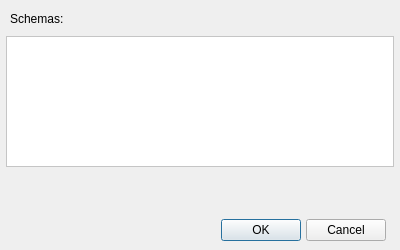
<?xml version="1.0" encoding="UTF-8"?>
<ui version="4.0">
 <author>Grant Pearson</author>
 <class>Dialog</class>
 <widget class="QDialog" name="Dialog">
  <property name="windowModality">
   <enum>Qt::WindowModality::ApplicationModal</enum>
  </property>
  <property name="geometry">
   <rect>
    <x>0</x>
    <y>0</y>
    <width>400</width>
    <height>250</height>
   </rect>
  </property>
  <property name="sizePolicy">
   <sizepolicy hsizetype="Fixed" vsizetype="Fixed">
    <horstretch>0</horstretch>
    <verstretch>0</verstretch>
   </sizepolicy>
  </property>
  <property name="minimumSize">
   <size>
    <width>400</width>
    <height>250</height>
   </size>
  </property>
  <property name="maximumSize">
   <size>
    <width>400</width>
    <height>250</height>
   </size>
  </property>
  <property name="windowTitle">
   <string>GIS Schema Selection</string>
  </property>
  <widget class="QListWidget" name="schemaList">
   <property name="geometry">
    <rect>
     <x>6</x>
     <y>36</y>
     <width>388</width>
     <height>131</height>
    </rect>
   </property>
   <property name="styleSheet">
    <string notr="true">background-color: rgb(255, 255, 255);
color: rgb(0, 0, 0);</string>
   </property>
   <property name="editTriggers">
    <set>QAbstractItemView::EditTrigger::NoEditTriggers</set>
   </property>
   <property name="showDropIndicator" stdset="0">
    <bool>false</bool>
   </property>
   <property name="defaultDropAction">
    <enum>Qt::DropAction::IgnoreAction</enum>
   </property>
   <property name="selectionBehavior">
    <enum>QAbstractItemView::SelectionBehavior::SelectRows</enum>
   </property>
  </widget>
  <widget class="QWidget" name="gridLayoutWidget">
   <property name="geometry">
    <rect>
     <x>10</x>
     <y>170</y>
     <width>381</width>
     <height>71</height>
    </rect>
   </property>
   <layout class="QGridLayout" name="gridLayout">
    <property name="leftMargin">
     <number>5</number>
    </property>
    <property name="rightMargin">
     <number>5</number>
    </property>
    <property name="horizontalSpacing">
     <number>5</number>
    </property>
    <property name="verticalSpacing">
     <number>0</number>
    </property>
    <item row="2" column="0">
     <spacer name="horizontalSpacer">
      <property name="orientation">
       <enum>Qt::Orientation::Horizontal</enum>
      </property>
      <property name="sizeHint" stdset="0">
       <size>
        <width>40</width>
        <height>20</height>
       </size>
      </property>
     </spacer>
    </item>
    <item row="2" column="1">
     <widget class="QPushButton" name="okButton">
      <property name="sizePolicy">
       <sizepolicy hsizetype="Preferred" vsizetype="Preferred">
        <horstretch>0</horstretch>
        <verstretch>0</verstretch>
       </sizepolicy>
      </property>
      <property name="minimumSize">
       <size>
        <width>0</width>
        <height>0</height>
       </size>
      </property>
      <property name="maximumSize">
       <size>
        <width>16777215</width>
        <height>16777215</height>
       </size>
      </property>
      <property name="baseSize">
       <size>
        <width>0</width>
        <height>34</height>
       </size>
      </property>
      <property name="text">
       <string>OK</string>
      </property>
      <property name="autoDefault">
       <bool>false</bool>
      </property>
      <property name="default">
       <bool>true</bool>
      </property>
      <property name="flat">
       <bool>false</bool>
      </property>
     </widget>
    </item>
    <item row="2" column="2">
     <widget class="QPushButton" name="cancelButton">
      <property name="sizePolicy">
       <sizepolicy hsizetype="Preferred" vsizetype="Preferred">
        <horstretch>0</horstretch>
        <verstretch>0</verstretch>
       </sizepolicy>
      </property>
      <property name="minimumSize">
       <size>
        <width>0</width>
        <height>0</height>
       </size>
      </property>
      <property name="maximumSize">
       <size>
        <width>16777215</width>
        <height>16777215</height>
       </size>
      </property>
      <property name="text">
       <string>Cancel</string>
      </property>
      <property name="autoDefault">
       <bool>false</bool>
      </property>
     </widget>
    </item>
    <item row="0" column="1">
     <spacer name="verticalSpacer">
      <property name="orientation">
       <enum>Qt::Orientation::Vertical</enum>
      </property>
      <property name="sizeHint" stdset="0">
       <size>
        <width>20</width>
        <height>40</height>
       </size>
      </property>
     </spacer>
    </item>
   </layout>
  </widget>
  <widget class="QLabel" name="schemaLabel">
   <property name="geometry">
    <rect>
     <x>10</x>
     <y>10</y>
     <width>58</width>
     <height>18</height>
    </rect>
   </property>
   <property name="text">
    <string>Schemas:</string>
   </property>
  </widget>
 </widget>
 <resources/>
 <connections/>
</ui>
